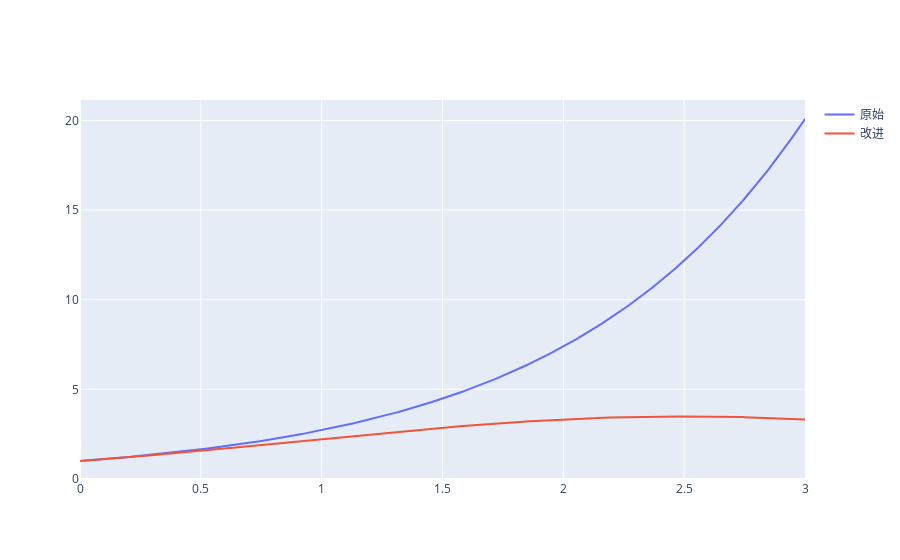

Notebook source saved alongside this figure:
### Code cell
X=np.linspace(0,3,1000)
Y1=np.power(np.e,X) 
Y2=np.power(np.e,X-0.2*np.power(X,2)) 
import plotly.graph_objects as go
fig=go.Figure()
fig.add_trace(go.Scatter(x=X,y=Y1,name='原始')) 
fig.add_trace(go.Scatter(x=X,y=Y2,name='改进'))

### Figure 1 — Plotly figure (JSON) as saved in the notebook; plotly's stock layout.template omitted (floating-point values rounded to 4 significant figures; data arrays with more than 128 entries replaced by an {"elided": "..."} marker saying what was removed)
{"data": [{"name": "原始", "type": "scatter", "x": {"elided": "1000 float values"}, "y": {"elided": "1000 float values"}}, {"name": "改进", "type": "scatter", "x": {"elided": "1000 float values"}, "y": {"elided": "1000 float values"}}], "layout": {}}
